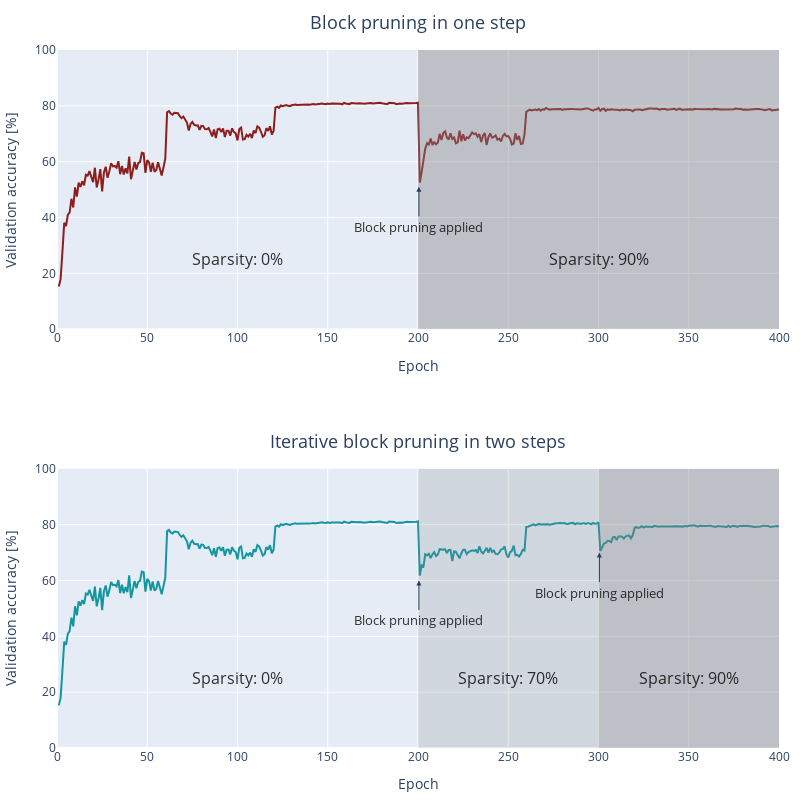

Write notebook code for a chart like this one.
### Code cell
# Create a subplot figure with two rows
fig = make_subplots(
    rows=2, 
    cols=1, 
    shared_xaxes=False, 
    subplot_titles=('Block pruning in one step', 'Iterative block pruning in two steps'),
    vertical_spacing=0.2 
)

# Update subtitle font size
fig.update_layout(
    annotations=[
        dict(
            text='Block pruning in one step',
            x=0.5,
            y=1.02,  # Adjust position to add space
            xref='paper',
            yref='paper',
            showarrow=False,
            font=dict(size=18) 
        ),
        dict(
            text='Iterative block pruning in two steps',
            x=0.5,
            y=0.42,  # Adjust position to add space
            xref='paper',
            yref='paper',
            showarrow=False,
            font=dict(size=18)  
        )
    ]
)

fig2 = px.line(df2, x='epoch', y='valid_accuracy', hover_name='checkpoint_filename')
fig2.update_traces(mode='lines', line_color='rgba(140, 30, 30, 1)')
for trace in fig2.data:
    fig.add_trace(trace, row=1, col=1)

# Add shaded regions and annotations for the first plot (df2)
shaded_regions2 = [(0, 200), (200, 400)]
region_labels2 = ['Sparsity: 0%', 'Sparsity: 90%']
for i, (start, end) in enumerate(shaded_regions2):
    fig.add_shape(
        type='rect',
        x0=start, x1=end,
        y0=0, y1=100,
        fillcolor='grey',
        opacity=0.2 * (start / 100),
        line=dict(width=0),
        row=1, col=1
    )
    fig.add_annotation(
        x=(start + end) / 2,
        y=25,
        text=region_labels2[i],
        showarrow=False,
        font=dict(size=16, color='rgba(0, 0, 0, 0.8)'),
        row=1, col=1
    )
fig.add_annotation(
    x=200.5,
    y=51,
    text="Block pruning applied",
    showarrow=True,
    arrowhead=2,
    ax=0,
    ay=40,
    font=dict(size=13, color='rgba(0, 0, 0, 0.8)'),
    row=1, col=1
)

# Second plot (df1) - now on bottom
fig1 = px.line(df1, x='epoch', y='valid_accuracy', hover_name='checkpoint_filename')
fig1.update_traces(mode='lines', line_color='rgba(20, 150, 160, 1)')
for trace in fig1.data:
    fig.add_trace(trace, row=2, col=1)

# Add shaded regions and annotations for the second plot (df1)
shaded_regions1 = [(0, 200), (200, 300), (300, 400)]
region_labels1 = ['Sparsity: 0%', 'Sparsity: 70%', 'Sparsity: 90%']
for i, (start, end) in enumerate(shaded_regions1):
    fig.add_shape(
        type='rect',
        x0=start, x1=end,
        y0=0, y1=100,
        fillcolor='grey',
        opacity=0.2 * i,
        line=dict(width=0),
        row=2, col=1
    )
    fig.add_annotation(
        x=(start + end) / 2,
        y=25,
        text=region_labels1[i],
        showarrow=False,
        font=dict(size=16, color='rgba(0, 0, 0, 0.8)'),
        row=2, col=1
    )
fig.add_annotation(
    x=200.5,
    y=60,
    text="Block pruning applied",
    showarrow=True,
    arrowhead=2,
    ax=0,
    ay=40,
    font=dict(size=13, color='rgba(0, 0, 0, 0.8)'),
    row=2, col=1
)
fig.add_annotation(
    x=300.5,
    y=70,
    text="Block pruning applied",
    showarrow=True,
    arrowhead=2,
    ax=0,
    ay=40,
    font=dict(size=13, color='rgba(0, 0, 0, 0.8)'),
    row=2, col=1
)

fig.update_layout(
    height=800,
    width=800,
    xaxis_title="Epoch",
    yaxis_title="Validation accuracy [%]",
    xaxis2_title="Epoch",  # Add x-axis label for the second plot
    yaxis2_title="Validation accuracy [%]",  # Add y-axis label for the second plot,
    margin=dict(l=50, r=10, t=50, b=50)
)

# pio.write_image(fig, "plots/exports/training_one-step_vs_iterative.png", width=800, height=800, scale=3)
fig.show()

### Figure 1 — Plotly figure (JSON) as saved in the notebook; plotly's stock layout.template omitted (floating-point values rounded to 4 significant figures; data arrays with more than 128 entries replaced by an {"elided": "..."} marker saying what was removed)
{"data": [{"hovertemplate": "<b>%{hovertext}</b><br><br>epoch=%{x}<br>valid_accuracy=%{y}<extra></extra>", "hovertext": {"elided": "400 str values"}, "legendgroup": "", "line": {"color": "rgba(140, 30, 30, 1)", "dash": "solid"}, "marker": {"symbol": "circle"}, "mode": "lines", "name": "", "orientation": "v", "showlegend": false, "type": "scatter", "x": {"elided": "400 int values"}, "xaxis": "x", "y": {"elided": "400 float values"}, "yaxis": "y"}, {"hovertemplate": "<b>%{hovertext}</b><br><br>epoch=%{x}<br>valid_accuracy=%{y}<extra></extra>", "hovertext": {"elided": "400 str values"}, "legendgroup": "", "line": {"color": "rgba(20, 150, 160, 1)", "dash": "solid"}, "marker": {"symbol": "circle"}, "mode": "lines", "name": "", "orientation": "v", "showlegend": false, "type": "scatter", "x": {"elided": "400 int values"}, "xaxis": "x2", "y": {"elided": "400 float values"}, "yaxis": "y2"}], "layout": {"annotations": [{"font": {"size": 18}, "showarrow": false, "text": "Block pruning in one step", "x": 0.5, "xanchor": "center", "xref": "paper", "y": 1.02, "yanchor": "bottom", "yref": "paper"}, {"font": {"size": 18}, "showarrow": false, "text": "Iterative block pruning in two steps", "x": 0.5, "xanchor": "center", "xref": "paper", "y": 0.42, "yanchor": "bottom", "yref": "paper"}, {"font": {"color": "rgba(0, 0, 0, 0.8)", "size": 16}, "showarrow": false, "text": "Sparsity: 0%", "x": 100, "xref": "x", "y": 25, "yref": "y"}, {"font": {"color": "rgba(0, 0, 0, 0.8)", "size": 16}, "showarrow": false, "text": "Sparsity: 90%", "x": 300, "xref": "x", "y": 25, "yref": "y"}, {"arrowhead": 2, "ax": 0, "ay": 40, "font": {"color": "rgba(0, 0, 0, 0.8)", "size": 13}, "showarrow": true, "text": "Block pruning applied", "x": 200.5, "xref": "x", "y": 51, "yref": "y"}, {"font": {"color": "rgba(0, 0, 0, 0.8)", "size": 16}, "showarrow": false, "text": "Sparsity: 0%", "x": 100, "xref": "x2", "y": 25, "yref": "y2"}, {"font": {"color": "rgba(0, 0, 0, 0.8)", "size": 16}, "showarrow": false, "text": "Sparsity: 70%", "x": 250, "xref": "x2", "y": 25, "yref": "y2"}, {"font": {"color": "rgba(0, 0, 0, 0.8)", "size": 16}, "showarrow": false, "text": "Sparsity: 90%", "x": 350, "xref": "x2", "y": 25, "yref": "y2"}, {"arrowhead": 2, "ax": 0, "ay": 40, "font": {"color": "rgba(0, 0, 0, 0.8)", "size": 13}, "showarrow": true, "text": "Block pruning applied", "x": 200.5, "xref": "x2", "y": 60, "yref": "y2"}, {"arrowhead": 2, "ax": 0, "ay": 40, "font": {"color": "rgba(0, 0, 0, 0.8)", "size": 13}, "showarrow": true, "text": "Block pruning applied", "x": 300.5, "xref": "x2", "y": 70, "yref": "y2"}], "height": 800, "margin": {"b": 50, "l": 50, "r": 10, "t": 50}, "shapes": [{"fillcolor": "grey", "line": {"width": 0}, "opacity": 0, "type": "rect", "x0": 0, "x1": 200, "xref": "x", "y0": 0, "y1": 100, "yref": "y"}, {"fillcolor": "grey", "line": {"width": 0}, "opacity": 0.4, "type": "rect", "x0": 200, "x1": 400, "xref": "x", "y0": 0, "y1": 100, "yref": "y"}, {"fillcolor": "grey", "line": {"width": 0}, "opacity": 0, "type": "rect", "x0": 0, "x1": 200, "xref": "x2", "y0": 0, "y1": 100, "yref": "y2"}, {"fillcolor": "grey", "line": {"width": 0}, "opacity": 0.2, "type": "rect", "x0": 200, "x1": 300, "xref": "x2", "y0": 0, "y1": 100, "yref": "y2"}, {"fillcolor": "grey", "line": {"width": 0}, "opacity": 0.4, "type": "rect", "x0": 300, "x1": 400, "xref": "x2", "y0": 0, "y1": 100, "yref": "y2"}], "width": 800, "xaxis": {"anchor": "y", "domain": [0, 1], "title": {"text": "Epoch"}}, "xaxis2": {"anchor": "y2", "domain": [0, 1], "title": {"text": "Epoch"}}, "yaxis": {"anchor": "x", "domain": [0.6, 1], "title": {"text": "Validation accuracy [%]"}}, "yaxis2": {"anchor": "x2", "domain": [0, 0.4], "title": {"text": "Validation accuracy [%]"}}}}
